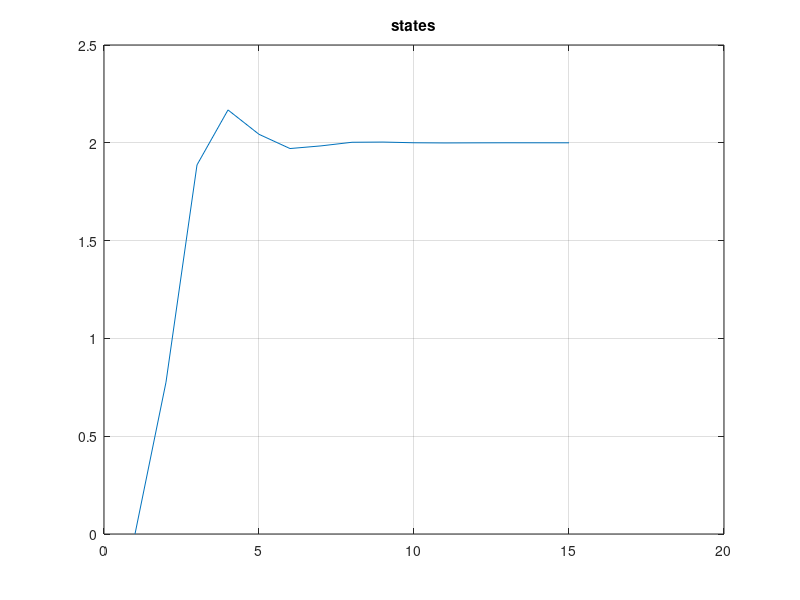
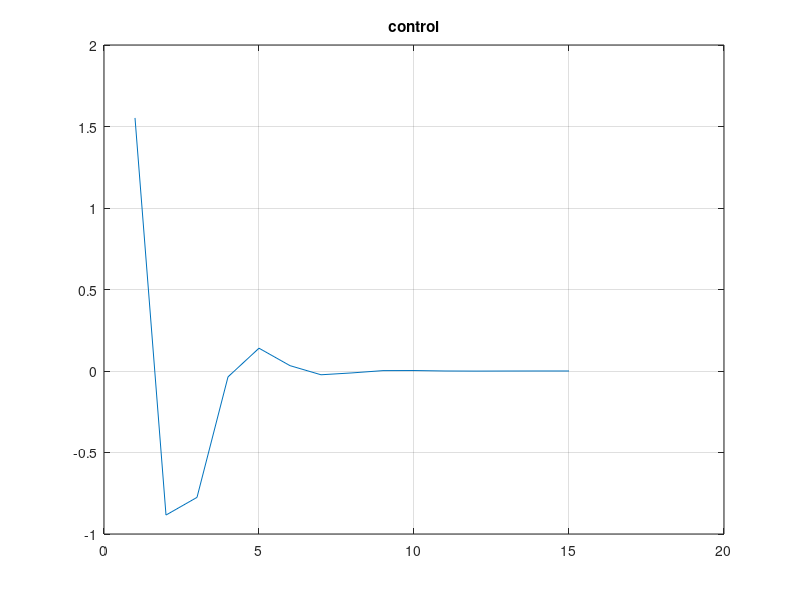

These figures' MATLAB source, in order:
%
A=[1 1;0 1]; %n x n
B=[0.5;1]; %n x m
C=[1 0]; %p x n
n=size(A,1);
m=size(B,2);
p=size(C,1);
Np=10;
Nc=3;
%%
Phi_a=[A,zeros(n,p);C*A,eye(p)];
Gamma_a=[B;C*B];
C_a=[zeros(p,n),eye(p)];
W=[];
for i=1:Np
    W=[W;C_a*Phi_a^i];
end
Z=zeros(Np,Np);
for i=1:Np
    for j=1:Np
        if(i>=j)
            % Z((n+p)*(i-1)+1:(n+p)*i,m*(j-1)+1:m*j)=(Phi_a)^(i-j)*Gamma_a;
            Z(i,j)=C_a*(Phi_a)^(i-j)*Gamma_a;
        end
    end
end
Z=Z(1:end,1:Nc);
%%
r=2;
R=0.1*eye(Nc);
Q=1*eye(Np);

endsim=15;
xv=zeros(n,endsim);
uv=zeros(m,endsim);

for k=1:endsim
    % x_kp1=A*xv(k)+B*uv(k);
    y_k=C*xv(:,k);
    if k==1
        deltax_k=xv(:,k);
    else
        deltax_k=xv(:,k)-xv(:,k-1);
    end
    xa_k=[deltax_k;y_k];

    deltaUstar=inv(R+Z'*Q*Z)*Z'*Q*(r-W*xa_k);
    deltau_k=deltaUstar(1);
    if k==1
        uv(k)=deltau_k;
    else
        uv(:,k)=deltau_k+uv(k-1);
    end
    xv(:,k+1)=A*xv(:,k)+B*uv(k);
end
figure
plot(1:endsim,xv(1,1:end-1))
grid,title("states")
figure
plot(1:endsim,uv(1,1:end))
grid,title("control")



